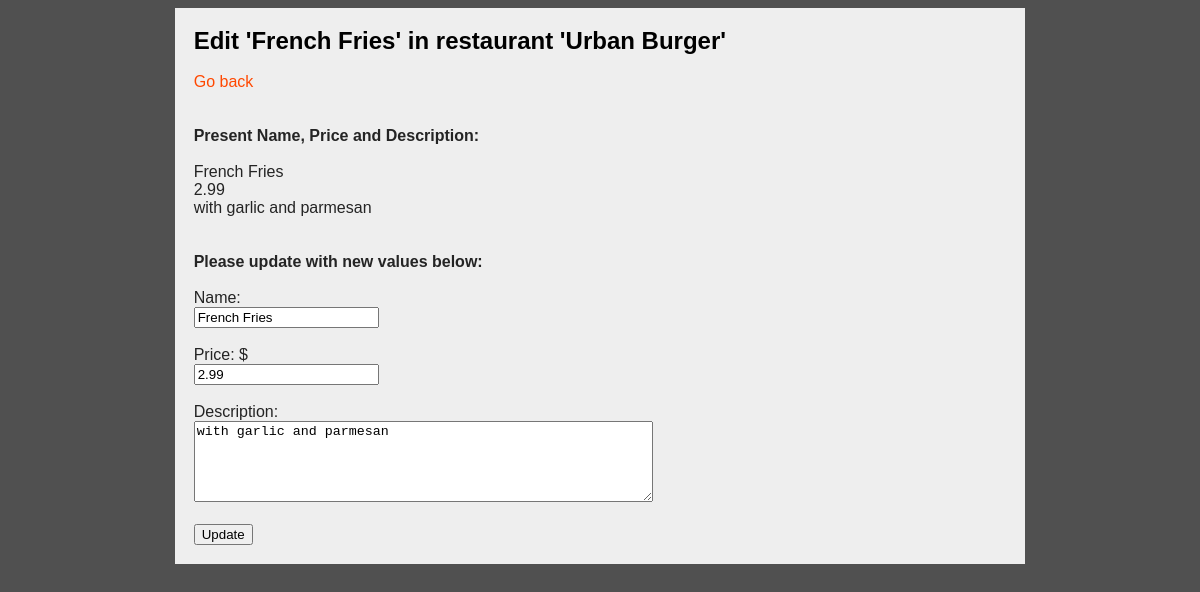
The page /restaurants/1/2/edit/ (signed in) on the database its author committed.
### database_setup.py (models this page shows, shortened)
class MenuItem(Base):
    __tablename__ = 'menu_item'
    name = Column(String(80), nullable=False)
    id = Column(Integer, primary_key=True)
    description = Column(String(250))
    price = Column(String(8))
    course = Column(String(250))
    time_of_entry = Column(DateTime, default=datetime.datetime.utcnow)
    restaurant_id = Column(Integer, ForeignKey('restaurant.id'))
    restaurant = relationship(Restaurant)
    creater_id = Column(String(80), ForeignKey('user.id'))
    creater = relationship(User)

class Restaurant(Base):
    __tablename__ = 'restaurant'
    id = Column(Integer, primary_key=True)
    name = Column(String(250), nullable=False)
    creater_id = Column(String(250), ForeignKey('user.id'))
    creater = relationship(User)

### flask_app.py (the view, shortened to what this page needs)
@app.route(
    edit_item_path.format(res_id='<int:res_id>', item_id='<int:item_id>'),
    methods=['GET', 'POST']
)
def editItmPg(res_id, item_id):
    if request.referrer == '' or \
        request.referrer is None:
        print("\n>> Error: Landed directly!\n")
        return redirect(url_for('index'))
    if 'username' not in session:
        print("\n>> Error: User not logged in!\n")
        return redirect(url_for('loginPg'))
    local_id = getLocalID(session['email'])
    if local_id == None:
        print("\n>> Error: User account not found!\n")
        return redirect(url_for('loginPg'))
    res = db_session.query(Restaurant).filter_by(id=res_id).one()
    if res:
        if str(local_id) != str(res.creater_id):
            print("\n>> Error: User is not the creater!\n")
            return redirect(url_for('allResPg'))
        item = db_session.query(MenuItem).filter_by(
                id=item_id,
                restaurant_id=res_id
            ).one()
        if item:
            if request.method == 'GET':
                return render_template(
                        'edit_item.html',
                        item=item,
                        res=res
                    )
        return redirect(url_for('resPg', res_id=res_id))
    return redirect(url_for('allResPg'))

### flask_app.py (called while the page is built)
@app.context_processor
def override_url_for():
    return dict(url_for=dated_url_for)

def dated_url_for(endpoint, **values):
    if endpoint == 'static':
        filename = values.get('filename', None)
        if filename:
            file_path = os.path.join(app.root_path,
                                     endpoint, filename)
            values['q'] = int(os.stat(file_path).st_mtime)
    return url_for(endpoint, **values)

def getLocalID(email):
    try:
        user = db_session.query(User).filter_by(email=email).first()
        return user.id
    except:
        return None

### templates/edit_item.html (shortened to what this page needs)
<!DOCTYPE html>
  <head>
    <link
      rel=stylesheet
      type=text/css
      href="{{ url_for('static', filename='styles.css') }}">
  </head>
  <body>
    <main>
      <h3>Edit '{{item.name}}' in restaurant '{{res.name}}'</h3>
      <br>
      <a href="{{url_for('resPg', res_id = res.id)}}">Go back</a><br>
      <br>
      <br>
      <p>
        <b>Present Name, Price and Description:</b><br>
        <br>
        {{item.name}}<br>
        {{item.price}}<br>
        {{item.description}}<br>
        <br>
        <br>
        <b>Please update with new values below:</b><br>
        <br>
      </p>
      <form method="POST">
        <p>Name:</p>
        <input
          type="text"
          placeholder="Item name"
          name="item_name"
          value="{{item.name}}"><br>
        <br>
        <p>Price: $</p>
        <input
          type="text"
          placeholder="Item price"
          name="item_price"
          value="{{item.price}}"><br>
        <br>
        <p>Description:</p>
        <textarea
          placeholder="Item Description"
          name="item_desc">{{item.description}}</textarea><br>
        <br>
        <button type="submit">Update</button>
      </form>
    </main>
  </body>
</html>

### static/styles.css (style rules this page uses)
body { font-family: Calibri, Helvetica, sans-serif; background-color: #505050; display: grid; grid-template-columns: auto minmax(auto, 225mm) auto; }
h1, h3, h5, p, a, div, section, article, nav, footer, textarea { margin: 0; }
h3 { font-size: 1.5em; }
p { color: rgb(36, 36, 36); }
a { text-decoration: none; color: #ff4800; }
textarea { width: 100%; max-width: 120mm; min-width: 20mm; height: 20mm; min-height: 10mm; }
main { grid-column: 2/3; background-color: #eeeeee; padding: 5mm; }

### rows shown on the page
MenuItem: name "French Fries", price "2.99", description "with garlic and parmesan", item_name "French Fries", item_price "2.99", item_desc "with garlic and parmesan"
Restaurant: name "Urban Burger"
